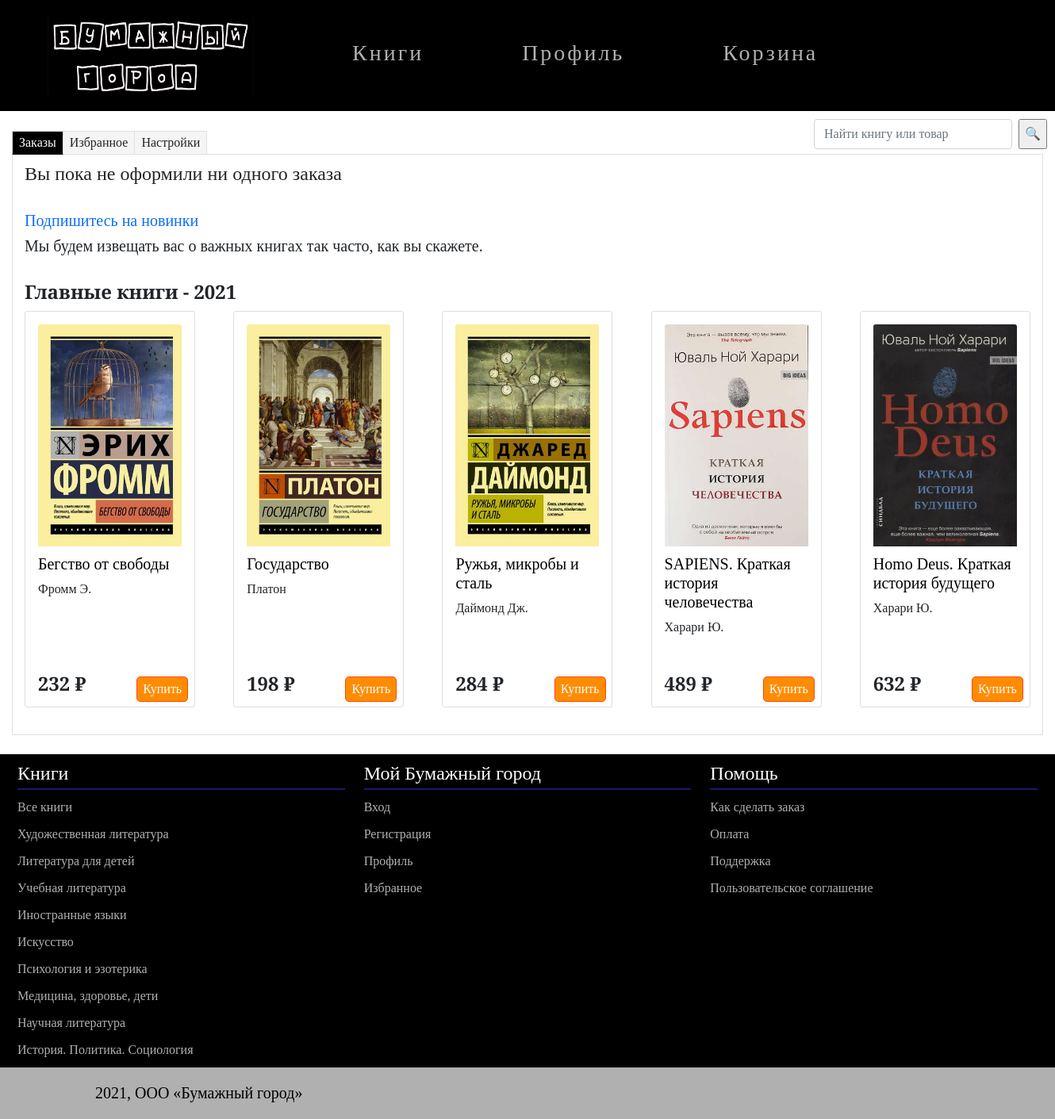
/accounts/profile/ (signed in), run on an earlier commit of the app's database.
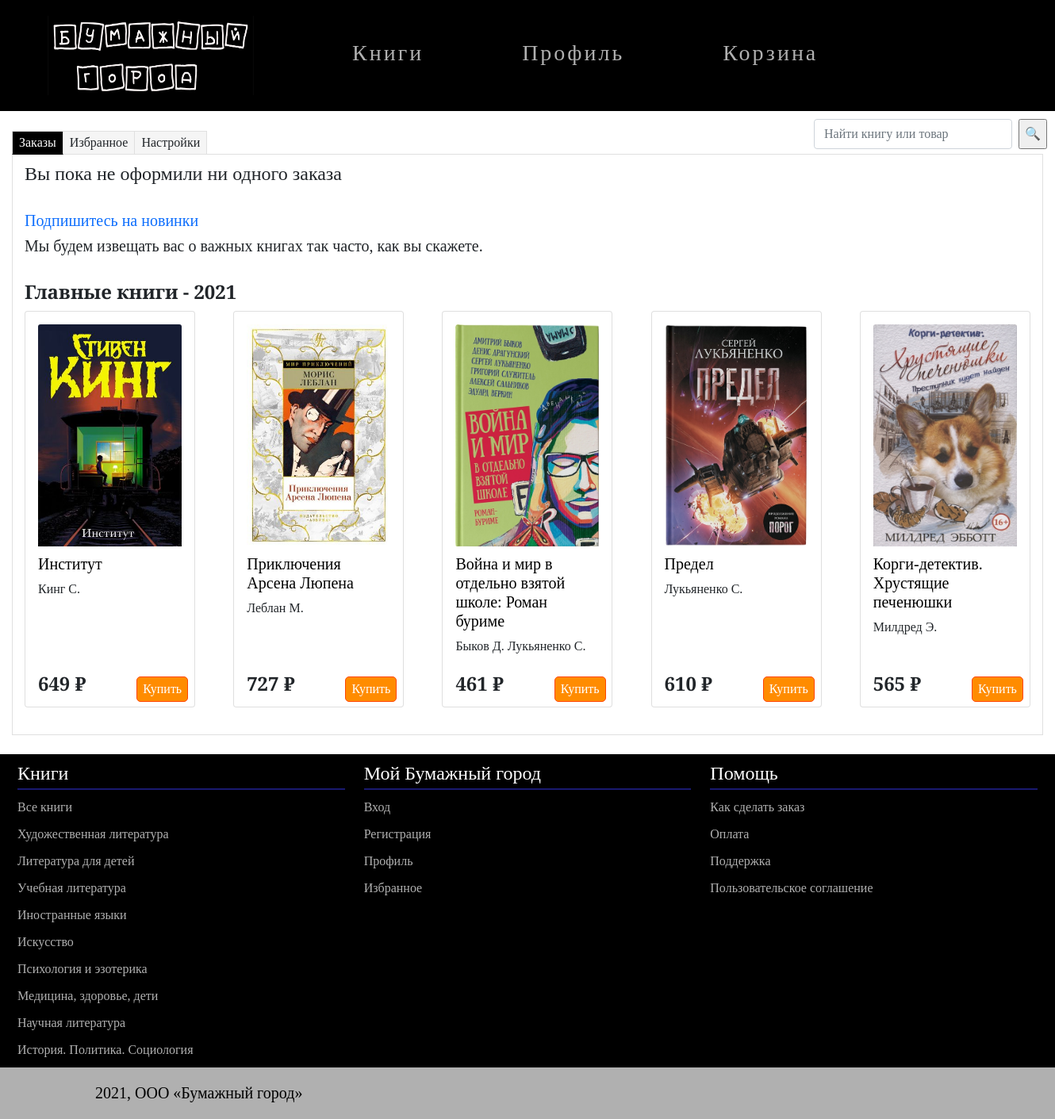
And on a later commit of the database.
### papercity_app/models.py (models this page shows, shortened)
class Books(models.Model):
    id = models.IntegerField
    title = models.CharField('Название', max_length=50)
    author = models.ManyToManyField(Author, verbose_name='автор')
    genre = models.ManyToManyField(Genre, verbose_name='жанр')
    description = models.TextField(max_length=3000)
    price = models.PositiveIntegerField('Стоимость', default=0)
    count = models.PositiveIntegerField('В наличии', default=1)
    photo = models.ImageField(upload_to="books/%Y/%m/%d/")
    category = models.ForeignKey(
        Category, verbose_name='Категория', on_delete=models.SET_NULL, null=True
    )
    url = models.SlugField(max_length=130, unique=True)
    class Meta:
        verbose_name = 'Книга'
        verbose_name_plural = 'Книги'

class Author(models.Model):
    name = models.CharField(max_length=100)
    class Meta:
        verbose_name = 'Автор'
        verbose_name_plural = 'Авторы'

class Category(models.Model):
    name = models.CharField(max_length=50)
    url = models.SlugField(max_length=160, unique=True)
    class Meta:
        verbose_name = 'Категория'
        verbose_name_plural = 'Категории'

### accounts/views.py (the view)
def edit(request):
    if request.method == 'POST':
        user_form = UserEditForm(instance=request.user, data=request.POST)
        if user_form.is_valid():
            user_form.save()
            return redirect("/accounts/profile/")
    else:
        user_form = UserEditForm(instance=request.user)
        return render(request,
                      'accounts/profile.html',
                      {'user_form': user_form})

### accounts/forms.py
class UserEditForm(forms.ModelForm):
    class Meta:
        model = User
        fields = ['username', 'email', 'first_name', 'last_name']

### papercity_app/templatetags/booktags.py (called while the page is built)
@register.inclusion_tag("papercity_app/tags/first_book.html")
def get_first_books():
    books = Books.objects.order_by("id")[:5]
    return {"first_books": books}

@register.inclusion_tag("papercity_app/tags/second_book.html")
def get_second_books():
    books = Books.objects.order_by("-id")[:5]
    return {"second_books": books}

@register.inclusion_tag("papercity_app/tags/categories.html")
def get_categories():
    category = Category.objects.all()
    return {"categories": category}

### accounts/templates/accounts/profile.html (shortened to what this page needs)
{% extends 'papercity_app/layout.html' %}&nbsp;{% block content %}
<br>
<div class="container1">
<div class="tabs">
    <label for="tab-btn-1">Заказы</label>
    <label for="tab-btn-2">Избранное</label>
    <label for="tab-btn-3">Настройки</label>
    <div id="content-1">
      <h4>Вы пока не оформили ни одного заказа</h4>
    <br>
        <a href=""><h5>Подпишитесь на новинки</h5></a>
        <h5>Мы будем извещать вас о важных книгах так часто, как вы скажете.</h5>
    <br>
    <h4><b>Главные книги - 2021</b></h4>
 {% load booktags %}
        {% get_second_books %}
        <br>
    </div>
 {% load booktags %}
</div>
</div>
    <br>
{% endblock content %}

### papercity_app/templates/papercity_app/tags/categories.html
{% for category in categories %}
<li><a href="/{{ category.url }}/">{{ category.name }}</a></li>
{% endfor %}

### papercity_app/templates/papercity_app/tags/second_book.html
    <div class="container1">
    <div class="row row-cols-1 row-cols-md-5 g-5">
    {% for books in second_books %}
   <div class="col">
    <div class="card" style="height: 500px; width: 215px">
      <div class="card-body">
        <img src="{{books.photo.url}}" class="card-img-top" height="280" width="200" alt="...">
          <a href="/{{ books.url }} " class="card-title"><h5>{{books.title}}</h5></a>
        <p class="card-text">
          {% for author in books.author.all %}
          {{author.name}}
          {% endfor %}
        </p>
        <div class="card_footer">
          <div class="row row-cols-2">
            <div class="col">
              <h4><b>{{books.price}} ₽</b></h4>
            </div>
            <div class="col">
              <button style="margin-left: 25px;color: white;">Купить</button>
            </div>
          </div>
        </div>
      </div>
    </div>
  </div>
    {% endfor %}
  </div>
  </div>

What changed in the data, as far as the page shows it:
no longer on this page (row unchanged): Books: photo (picture), title "Бегство от свободы", price "232"
no longer on this page (row unchanged): Author: name "Фромм Э.", shown under "Бегство от свободы"
no longer on this page (row unchanged): Books: photo (picture), title "Государство", price "198"
no longer on this page (row unchanged): Author: name "Платон", shown under "Государство"
no longer on this page (row unchanged): Books: photo (picture), title "Ружья, микробы и сталь", price "284"
no longer on this page (row unchanged): Author: name "Даймонд Дж.", shown under "Ружья, микробы и сталь"
no longer on this page (row unchanged): Books: photo (picture), title "SAPIENS. Краткая история человечества", price "489"
no longer on this page (row unchanged): Author: name "Харари Ю."
no longer on this page (row unchanged): Books: photo (picture), title "Homo Deus. Краткая история будущего", price "632"
added Books: photo (picture), title "Институт", price "649"
now on this page (row unchanged): Author: name "Кинг С.", shown under "Институт"
added Books: photo (picture), title "Приключения Арсена Люпена", price "727"
added Author: name "Леблан М.", shown under "Приключения Арсена Люпена"
added Books: photo (picture), title "Война и мир в отдельно взятой школе: Роман буриме", price "461"
now on this page (row unchanged): Author: name "Быков Д.", shown under "Война и мир в отдельно взятой школе: Роман буриме"
added Author: name "Лукьяненко С."
added Books: photo (picture), title "Предел", price "610"
added Books: photo (picture), title "Корги-детектив. Хрустящие печенюшки", price "565"
added Author: name "Милдред Э.", shown under "Корги-детектив. Хрустящие печенюшки"
